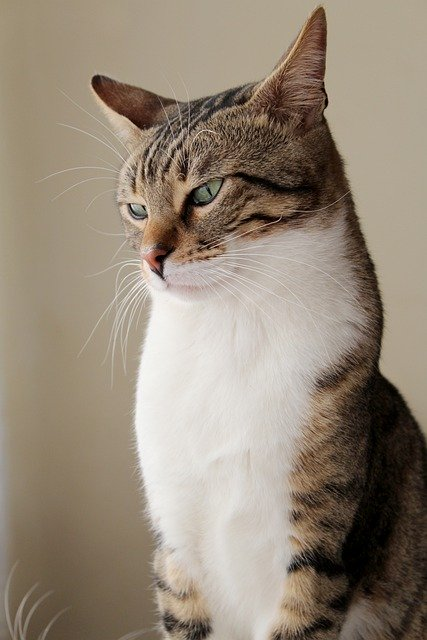
//> input picture 163337_10_2/image.jpg, 427 x 640 px
$ ./erosion   (built with g++ and OpenCV 4)
//> lines starting //> are read from the running program, lines starting //| are printed output that depends on the picture; after the words box and inside, x2 and y2 are one past the last pixel; in counts of white or black regions, pixels touching at a corner belong together
#include "opencv2/opencv.hpp"
using namespace cv;

int main()
{
        Mat src, dst, erosion3, erosion5;
        src = imread("image.jpg", IMREAD_GRAYSCALE);
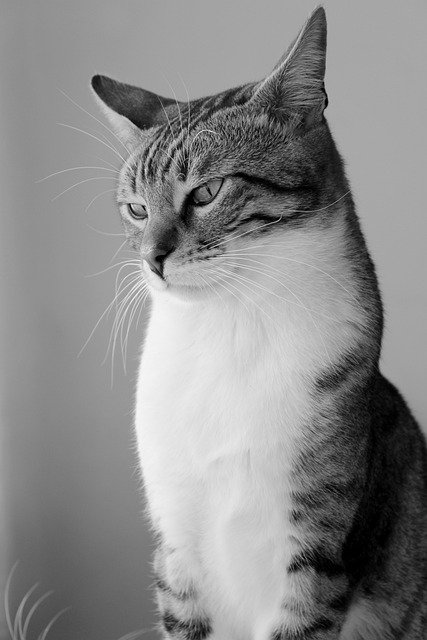
//> src: 640 rows x 427 cols, CV_8UC1; min 0, max 255, mean 138.4

        threshold(src, dst, 127, 255, THRESH_BINARY);
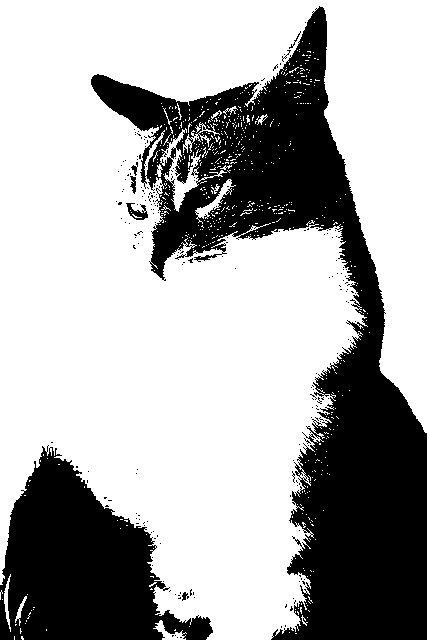
//> dst: 640 rows x 427 cols, CV_8UC1; 67.6% white; 211 black regions (203 under 20 px), largest, box (x1, y1, x2, y2) and area: (91, 6, 427, 640) 64868, (0, 445, 213, 640) 22866, (126, 203, 148, 220) 180
        imshow("dst", dst);

        Mat element3 = getStructuringElement(MORPH_RECT, Size(3, 3), Point(-1, -1));
        Mat element5 = getStructuringElement(MORPH_RECT, Size(5, 5), Point(-1, -1));

        erode(dst, erosion3, element3);
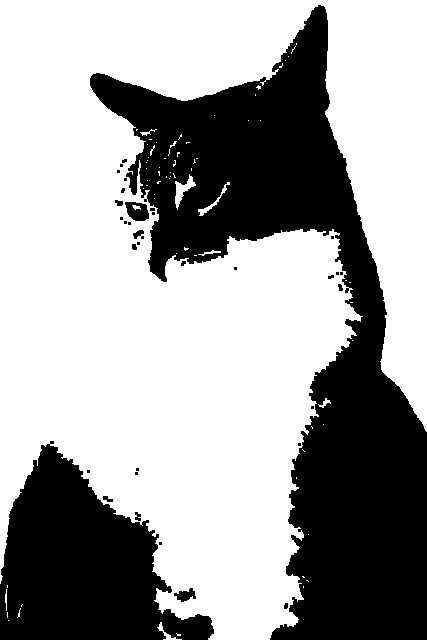
//> erosion3: 640 rows x 427 cols, CV_8UC1; 63.7% white; 34 black regions (23 under 20 px), largest, box (x1, y1, x2, y2) and area: (90, 5, 427, 640) 73720, (0, 441, 214, 640) 24391, (125, 202, 149, 221) 328
        imshow("3x3 Erosion", erosion3);

        erode(dst, erosion5, element5);
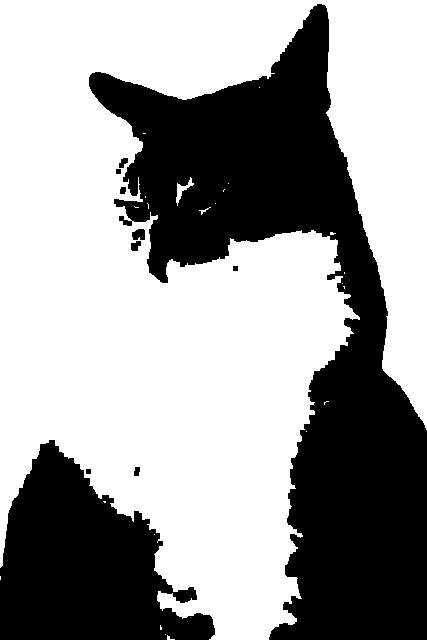
//> erosion5: 640 rows x 427 cols, CV_8UC1; 61.9% white; 10 black regions, largest, box (x1, y1, x2, y2) and area: (89, 4, 427, 640) 77884, (0, 440, 215, 640) 25700, (132, 229, 145, 240) 121
        imshow("5x5 Erosion", erosion5);

        while (1)
        {
                int key = waitKey(100);
//> the 'q' key is pressed
                if (key == 'q')
                        return 0;
//> (the program exits here)
